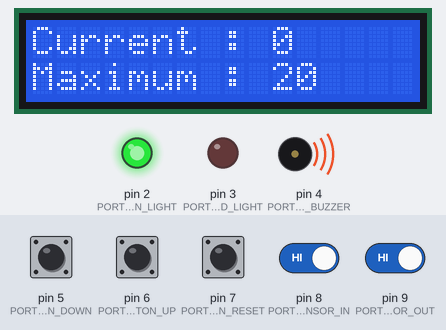
Simulated run of this sketch. Board: Arduino Uno, built with avr-gcc and run on an emulated ATmega328P. On the bench: 16×2 character LCD, output pins drawn as LEDs (lit = HIGH), buzzer (waves = sounding, pin HIGH). The test bench sets the inputs (shaded band); at power-on: pin 5 (PORT_A9_BUTTON_DOWN), pin 6 (PORT_A8_BUTTON_UP), pin 7 (PORT_A5_BUTTON_RESET), pin 8 (PORT_A0_SENSOR_IN), pin 9 (PORT_A1_SENSOR_OUT) HIGH.

Above: at 1.2 s.
1.3 s: pin 5 (PORT_A9_BUTTON_DOWN) pulled LOW for 0.15 s
At 2.5 s:
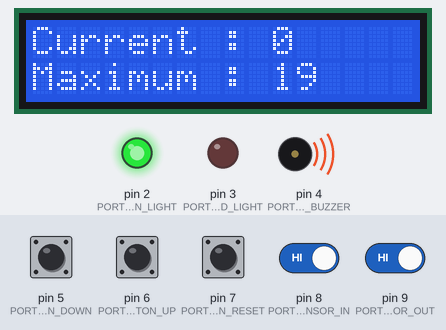
2.9 s: pin 6 (PORT_A8_BUTTON_UP) pulled LOW for 1 s
At 4.1 s:
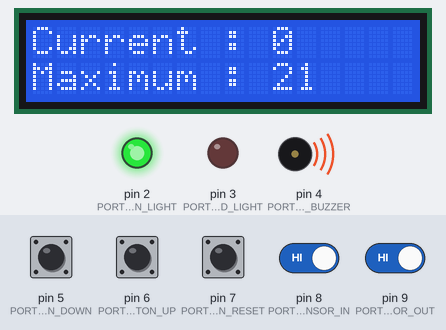
5.4 s: pin 6 (PORT_A8_BUTTON_UP) pulled LOW for 0.15 s
At 6.9 s:
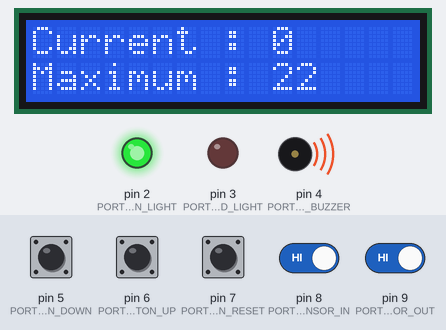
Timing chart, 0 to 8.4 s (numbered marks = the images above; inputs shaded):
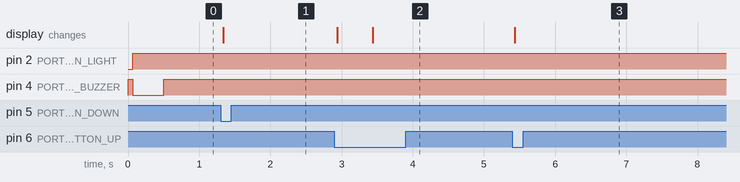

The sketch:

SemaphoreGate.ino
```cpp
// (licence header left out)
#include <Wire.h>
#include <LiquidCrystal_I2C.h>

LiquidCrystal_I2C lcd(0x27,2,1,0,4,5,6,7,3,POSITIVE);

bool LOG_TO_SERIAL = false;

unsigned long SENSOR_DELAY_MS        = 1000;
unsigned long BUZZER_DURATION_MS     = 500;
unsigned long BUTTON_REPEAT_DELAY_MS = 500;
unsigned long BUTTON_LONG_DELAY_MS   = 5000;
unsigned long BUTTON_ENTRANCE_MIN_MS = 2000;

int PORT_A0_SENSOR_IN           = 8;
int PORT_A1_SENSOR_OUT          = 9;
int PORT_A2_BUZZER              = 4;
int PORT_A3_RED_LIGHT           = 3;
int PORT_A4_GREEN_LIGHT         = 2;
int PORT_A5_BUTTON_RESET        = 7;
int PORT_A8_BUTTON_UP           = 6;
int PORT_A9_BUTTON_DOWN         = 5;

void setup() {

  // setup pins
  pinMode(PORT_A0_SENSOR_IN, INPUT);
  digitalWrite(PORT_A0_SENSOR_IN, HIGH);
  pinMode(PORT_A1_SENSOR_OUT, INPUT);
  digitalWrite(PORT_A1_SENSOR_OUT, HIGH);
  pinMode(PORT_A3_RED_LIGHT, OUTPUT);
  pinMode(PORT_A4_GREEN_LIGHT, OUTPUT);
  pinMode(PORT_A2_BUZZER, OUTPUT);
  pinMode(PORT_A5_BUTTON_RESET, INPUT);
  digitalWrite(PORT_A5_BUTTON_RESET, HIGH);
  pinMode(PORT_A8_BUTTON_UP, INPUT);
  digitalWrite(PORT_A8_BUTTON_UP, HIGH);
  pinMode(PORT_A9_BUTTON_DOWN, INPUT);
  digitalWrite(PORT_A9_BUTTON_DOWN, HIGH);

  handleReset();
  initializeDisplay();
}

unsigned long currentMillis = millis();
unsigned long previousMillis = millis();
unsigned long buttonResetTimestamp = 0;
unsigned long buttonUpTimestamp = 0;
unsigned long buttonDownTimestamp = 0;
unsigned long sensorInTimestamp = 0;
unsigned long sensorOutTimestamp = 0;
unsigned long buzzerTimestamp = 0;
unsigned long displayTimestamp = 0;
unsigned long keepRedTimestamp = millis();

bool buttonResetBlocked = false;
bool buttonResetWasPressed = false;
bool buttonUpWasPressed = false;
bool buttonDownWasPressed = false;
bool sensorInWasActive = false;
bool sensorOutWasActive = false;
bool buzzerIsActive = false;
bool displayUpdated = false;

bool buttonResetNowPressed = false;
bool buttonUpNowPressed = false;
bool buttonDownNowPressed= false;
bool sensorInNowActive = false;
bool sensorOutNowActive = false;

unsigned long visitorCount = 0;
unsigned long maxVisitorCount = 5;

void loop() {

  // read inputs
  buttonResetNowPressed = digitalRead(PORT_A5_BUTTON_RESET) == LOW;
  buttonUpNowPressed = digitalRead(PORT_A8_BUTTON_UP) == LOW;
  buttonDownNowPressed= digitalRead(PORT_A9_BUTTON_DOWN) == LOW;
  sensorInNowActive = digitalRead(PORT_A0_SENSOR_IN) == LOW;
  sensorOutNowActive = digitalRead(PORT_A1_SENSOR_OUT) == LOW;

  // perform tasks
  updateTimers();
  checkBuzzer();
  checkSensorIn();
  checkSensorOut();
  checkButtons();
  updateDisplay();

  // update state
  buttonResetWasPressed = buttonResetNowPressed;
  buttonUpWasPressed = buttonUpNowPressed;
  buttonDownWasPressed = buttonDownNowPressed;
  sensorInWasActive = sensorInNowActive;
  sensorOutWasActive = sensorOutNowActive;
}

void updateTimers() {

  // determine current time
  currentMillis = millis();

  // once every 49 days, this counter will reset
  // prevent strange behavior
  if (currentMillis < previousMillis) {

      if (LOG_TO_SERIAL) Serial.println("timers reset");

      buttonResetTimestamp = 0;
      buttonUpTimestamp = 0;
      buttonDownTimestamp = 0;
      sensorInTimestamp = 0;
      sensorOutTimestamp = 0;
      buzzerTimestamp = 0;
      displayTimestamp = 0;
      keepRedTimestamp = 0;
  }

  previousMillis = currentMillis;
}

void checkBuzzer() {

  if (buzzerIsActive && currentMillis - buzzerTimestamp > BUZZER_DURATION_MS) {

     if (LOG_TO_SERIAL) Serial.println("buzzing stopped.");

    buzzerIsActive = false;
    buzzerTimestamp = currentMillis;
  }

  digitalWrite(PORT_A2_BUZZER, buzzerIsActive ? LOW : HIGH);
}

void buzz() {

  if (buzzerIsActive) return;

  if (LOG_TO_SERIAL) Serial.println("buzzing started.");

  buzzerIsActive = true;
  buzzerTimestamp = currentMillis;
  digitalWrite(PORT_A2_BUZZER, HIGH);
}

void checkSensorIn() {

  if (sensorInWasActive && !sensorInNowActive) {

    if (currentMillis - sensorInTimestamp > SENSOR_DELAY_MS) {

       handleVisitorEntered();
       sensorInTimestamp = currentMillis;
    }
    else {

      if (LOG_TO_SERIAL) Serial.println("ignoring sensor IN");
    }
  }
}

void checkSensorOut() {

  if (sensorOutWasActive && !sensorOutNowActive) {

    if (currentMillis - sensorOutTimestamp > SENSOR_DELAY_MS) {

       handleVisitorLeft();
       sensorOutTimestamp = currentMillis;
    }
    else {

       if (LOG_TO_SERIAL) Serial.println("ignoring sensor OUT");
    }
  }
}

void checkButtons() {

  // unblock reset long press?
  if (!buttonResetNowPressed) {

     buttonResetBlocked = false;
  }
  else if (!buttonResetWasPressed) {

     buttonResetTimestamp = currentMillis;
  }

  // long pressed reset button?
  if (!buttonResetBlocked && buttonResetWasPressed && buttonResetNowPressed &&
     currentMillis - buttonResetTimestamp > BUTTON_LONG_DELAY_MS) {

      if (LOG_TO_SERIAL) Serial.println("Long press RESETING!");

      buttonResetBlocked = true;
      handleReset();

      return;
  }

  // pressed up?
  if (buttonUpNowPressed && currentMillis - buttonUpTimestamp > BUTTON_REPEAT_DELAY_MS) {

     // disable long press-to-reset when using up/down
     buttonResetBlocked = buttonResetNowPressed;

     if (LOG_TO_SERIAL) Serial.println("Up pressed !");

     handleButtonUp();

     return;
  }

  // pressed down?
  if (buttonDownNowPressed && currentMillis - buttonDownTimestamp > BUTTON_REPEAT_DELAY_MS) {

     // disable long press-to-reset when using up/down
     buttonResetBlocked = buttonResetNowPressed;

     if (LOG_TO_SERIAL) Serial.println("Down pressed !");

     handleButtonDown();
  }
}

void updateDisplay() {

  // reinitialize every 60 seconds, just in case
  if (currentMillis - displayTimestamp > 60000) {

    displayUpdated = false;
    initializeDisplay();
  }

  updateLights();

  if (displayUpdated) return;

  displayTimestamp = currentMillis;
  displayUpdated = true;
  setDisplayText();

  if (LOG_TO_SERIAL) Serial.println("Current: "+String(visitorCount));
  if (LOG_TO_SERIAL) Serial.println("Max: "+String(maxVisitorCount));
}

void handleVisitorEntered() {

  if (LOG_TO_SERIAL) Serial.println("Visitor Entered!");

  visitorCount++;
  displayUpdated = false;
  buzz();

  keepRedTimestamp = currentMillis;
}

void handleVisitorLeft() {

  if (visitorCount == maxVisitorCount) {

    buzz();
  }

  if (visitorCount > 0) {

      if (LOG_TO_SERIAL) Serial.println("Visitor Left!");

      visitorCount--;
  }

  displayUpdated = false;
}

void updateLights() {

  bool allow = visitorCount < maxVisitorCount;

  if (keepRedTimestamp > 0) {

    // minimum time expired?
    if (currentMillis - keepRedTimestamp > BUTTON_ENTRANCE_MIN_MS) {

        keepRedTimestamp = 0;

        if (allow) buzz();
    }
    else
      allow = false;
  }

  digitalWrite(PORT_A3_RED_LIGHT, allow ? LOW : HIGH);
  digitalWrite(PORT_A4_GREEN_LIGHT, allow ? HIGH : LOW);
}

void handleReset() {

  visitorCount = 0;
  maxVisitorCount = 20;
  displayUpdated = false;
  buzz();
}

void handleButtonUp() {

  buttonUpTimestamp = currentMillis;

  if (buttonResetNowPressed) {

    visitorCount++;
  }
  else {

    maxVisitorCount++;
  }

  displayUpdated = false;
}

void handleButtonDown() {

  buttonDownTimestamp = currentMillis;

  if (buttonResetNowPressed) {

    if (visitorCount > 0) visitorCount--;
  }
  else {

    if (maxVisitorCount > 0) maxVisitorCount--;
  }

  displayUpdated = false;
}

void initializeDisplay() {

  if (LOG_TO_SERIAL) Serial.begin(9600);

  lcd.begin(16,2);
}

void setDisplayText() {

  if (LOG_TO_SERIAL) Serial.println("updating display ");

  lcd.home ();
  lcd.print("Current : "+String(visitorCount)+"      ");
  lcd.setCursor ( 0, 1 );
  lcd.print("Maximum : "+String(maxVisitorCount)+"      ");
}
```

Measured:
- after the input at 1.3 s, the display: changes at once (image 1)
- after the input at 2.9 s, the display: first changes at once (image 2 shows a later state)
- after the input at 5.4 s, the display: changes at once (image 3)
